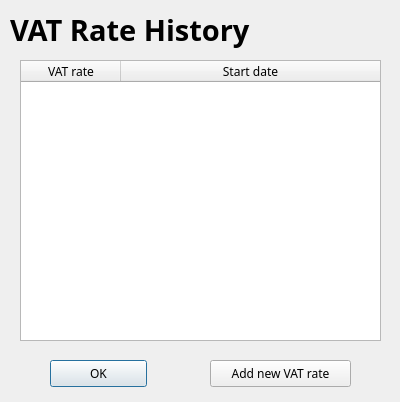
<?xml version="1.0" encoding="UTF-8"?>
<ui version="4.0">
 <class>VatRateIndex</class>
 <widget class="QDialog" name="VatRateIndex">
  <property name="geometry">
   <rect>
    <x>0</x>
    <y>0</y>
    <width>400</width>
    <height>402</height>
   </rect>
  </property>
  <property name="font">
   <font>
    <family>Sans Serif</family>
   </font>
  </property>
  <property name="windowTitle">
   <string>Dialog</string>
  </property>
  <widget class="QTableWidget" name="tableWidget">
   <property name="geometry">
    <rect>
     <x>20</x>
     <y>60</y>
     <width>361</width>
     <height>281</height>
    </rect>
   </property>
   <property name="showGrid">
    <bool>false</bool>
   </property>
   <attribute name="horizontalHeaderStretchLastSection">
    <bool>true</bool>
   </attribute>
   <attribute name="verticalHeaderVisible">
    <bool>false</bool>
   </attribute>
   <column>
    <property name="text">
     <string>VAT rate</string>
    </property>
   </column>
   <column>
    <property name="text">
     <string>Start date</string>
    </property>
   </column>
  </widget>
  <widget class="QLabel" name="label_vatRateHistory">
   <property name="geometry">
    <rect>
     <x>10</x>
     <y>10</y>
     <width>381</width>
     <height>41</height>
    </rect>
   </property>
   <property name="font">
    <font>
     <pointsize>22</pointsize>
     <weight>75</weight>
     <bold>true</bold>
    </font>
   </property>
   <property name="text">
    <string>VAT Rate History</string>
   </property>
   <property name="alignment">
    <set>Qt::AlignLeading|Qt::AlignLeft|Qt::AlignTop</set>
   </property>
  </widget>
  <widget class="QPushButton" name="pushButton_ok">
   <property name="geometry">
    <rect>
     <x>50</x>
     <y>360</y>
     <width>97</width>
     <height>27</height>
    </rect>
   </property>
   <property name="text">
    <string>OK</string>
   </property>
  </widget>
  <widget class="QPushButton" name="pushButton_newVatRate">
   <property name="geometry">
    <rect>
     <x>210</x>
     <y>360</y>
     <width>141</width>
     <height>27</height>
    </rect>
   </property>
   <property name="text">
    <string>Add new VAT rate</string>
   </property>
  </widget>
 </widget>
 <resources/>
 <connections/>
</ui>
